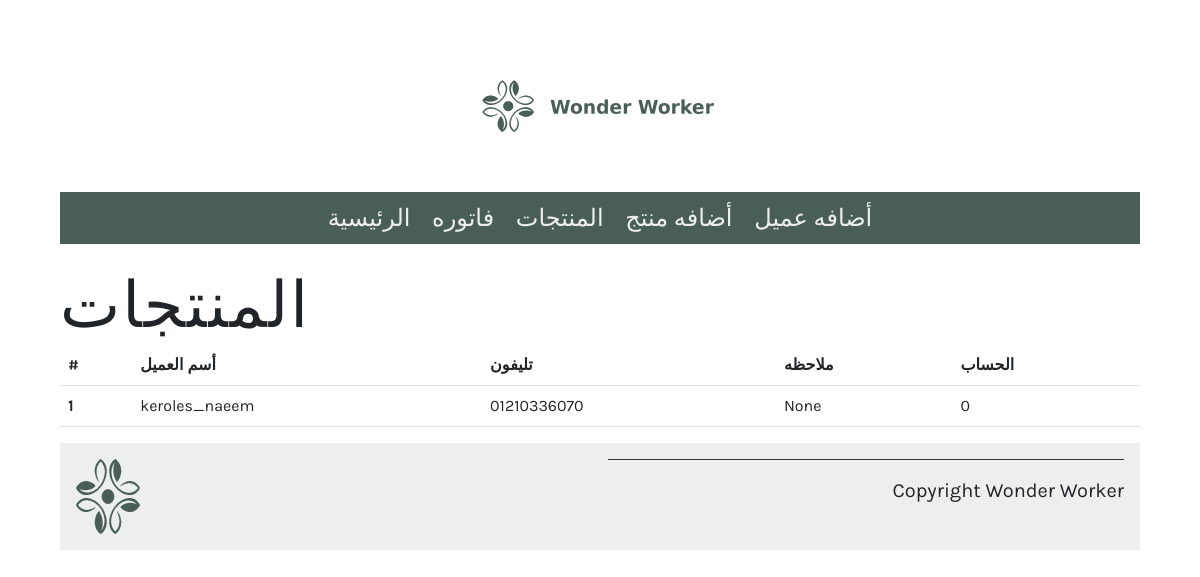
The app's page /users/, older data.
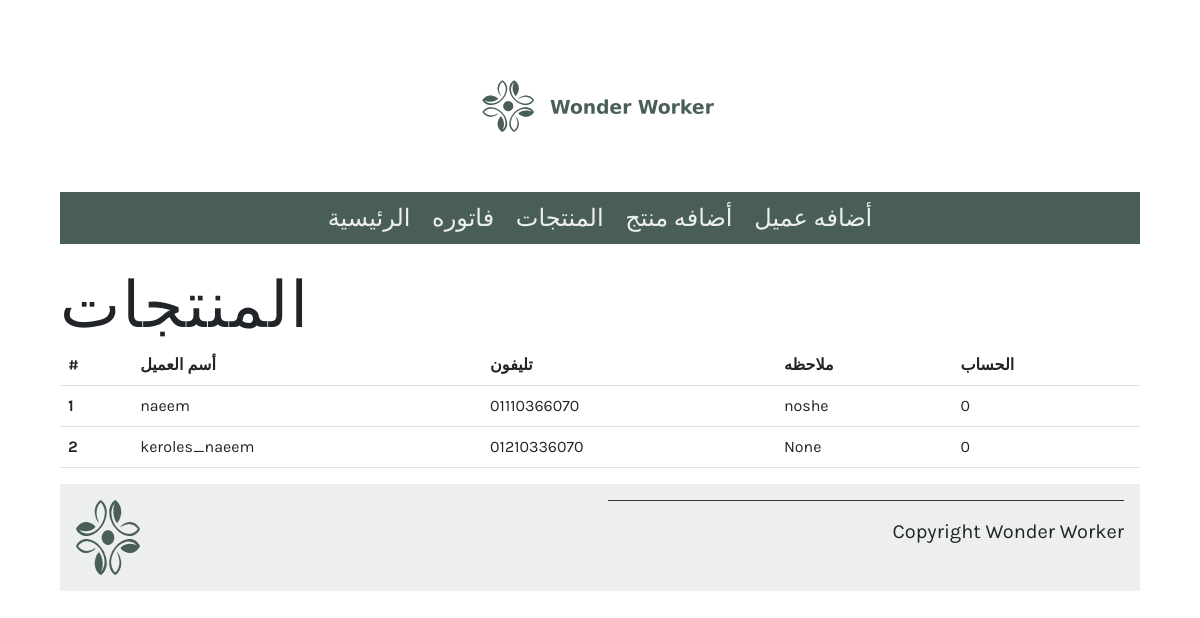
The same page, newer data.
### bill_app/models.py (models this page shows, shortened)
class Customer(models.Model):
   customer_name=models.CharField(max_length=20)
   customer_number=models.IntegerField(primary_key=True)
   cus_note=models.CharField(max_length=20,null=True)
   cus_acc=models.IntegerField(default=0)

### bill_app/views.py (the view)
# urls.py: path('users/',views.users,name='users'),
def users(request):
    users=Customer.objects.all()
    users_dect={'users':users}
    return render(request, 'users.html',users_dect)

### bill_app/templates/users.html
{% extends 'base.html' %}
{% load static %}
{% block content %}
<h1>المنتجات</h1>
<table class="table ">
    <thead>
    <tr>
        <th scope="col ">#</th>
        <th scope="col"> أسم العميل</th>
        <th scope="col"> تليفون </th>
        <th scope="col">ملاحظه</th>
        <th scope="col">الحساب</th>
    </tr>
    </thead>
    <tbody>
    {% for user in users %}
    <tr>
        <th scope="row">{{ forloop.counter }}</th>
        <td>{{ user.customer_name }}</td>
        <td>0{{ user.customer_number }}</td>
        <td>{{ user.cus_note }}</td>
        <td>{{ user.cus_acc }}</td>
    </tr>
    {% endfor %}
    </tbody>
</table>
{% endblock %}

Row changes from the older to the newer data that the page shows:
added Customer: customer_name "naeem", customer_number "1110366070", cus_note "noshe", cus_acc "0"
